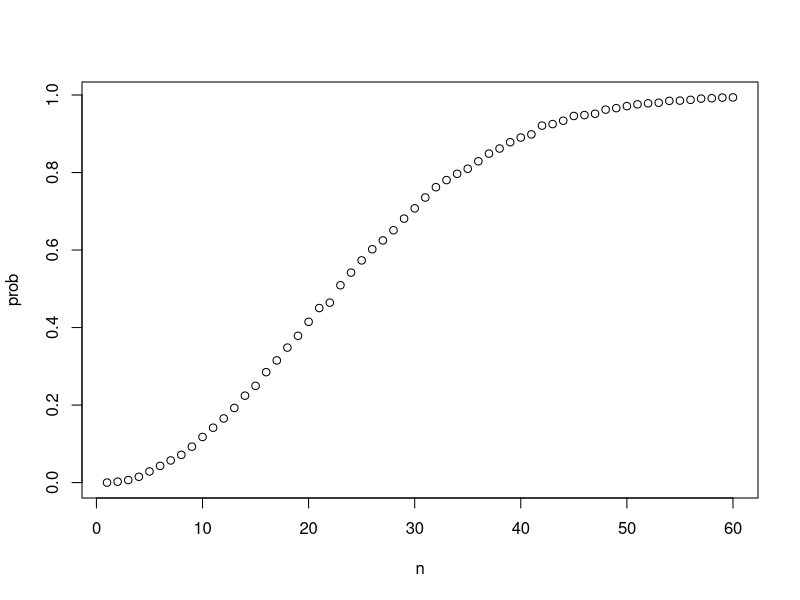
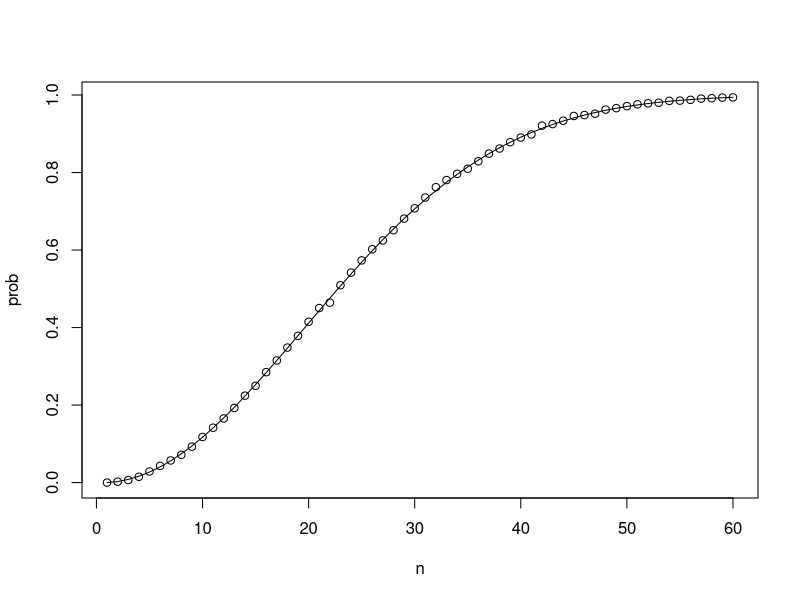

Recreate these plots in R, in order.
## So to find the probability of the 2 people having same bdays for any group(n)
compute_prob <- function(n, B = 10000) {
  same_day <- replicate(B, {
    bdays <- sample(1:365, n, replace = TRUE)
    any(duplicated(bdays))
  })
  mean(same_day)
}

## we can apply this function to any values of n, lets say 1 to 60
n <- seq(1,60)

## now to call the function for each value of n, we can use a for loop.
## but for loops are generally not preferred in R.
## In general, we try to perform entire functions on vectors.
## Arithmetic operations operate on vectors element wise.
x <- 1:10
sqrt(x)  ## this returns a vector of square roots of each element of x
## So, there is really no need of FOR loops
## But not all functions work this way. eg, the function we wrote does not work 
## element wise as it needs a scalar n.
## sapply permits us to perform element wise functions.
## sapply(x, sqrt) - same as sqrt(x)
prob <- sapply(n, compute_prob)
plot(n,prob) ## n - x axis, prob - y axis
## You might face an error like -'Error in plot.new() : figure margins too large'
## In such cases, just expand the plot window in you RStudio. That should fix the bug
################

## Now instead of using Monte Carlo to get the best guess, 
## we can compute the actual probability mathematically
## To make the math simple, instead of calculating the probability of people having the same bday, 
## we will compute the probability of it not happening.
## So, Pr(Person 1 has a unique bday) = 1
## Pr(Person 2 has a unique bday | Person 1 has a unique bday) = 364/365
## Pr(Person 2 has a unique bday | Person 2 and 1 has a unique bday) = 363/365
## If we follow this, then the probability of all 50 people having unique bdays would be,
## 1 * 364/365 * 363/365 * ....... * (365 - n + 1)/365
exact_prob <- function(n) {
  unique_bday <- seq(365, 365-n+1)/365
  1-prod(unique_bday)
}
exact_prob(50)
a <- seq(1,60)
probs <- sapply(a, exact_prob)
plot(n,prob)
lines(a, probs)
